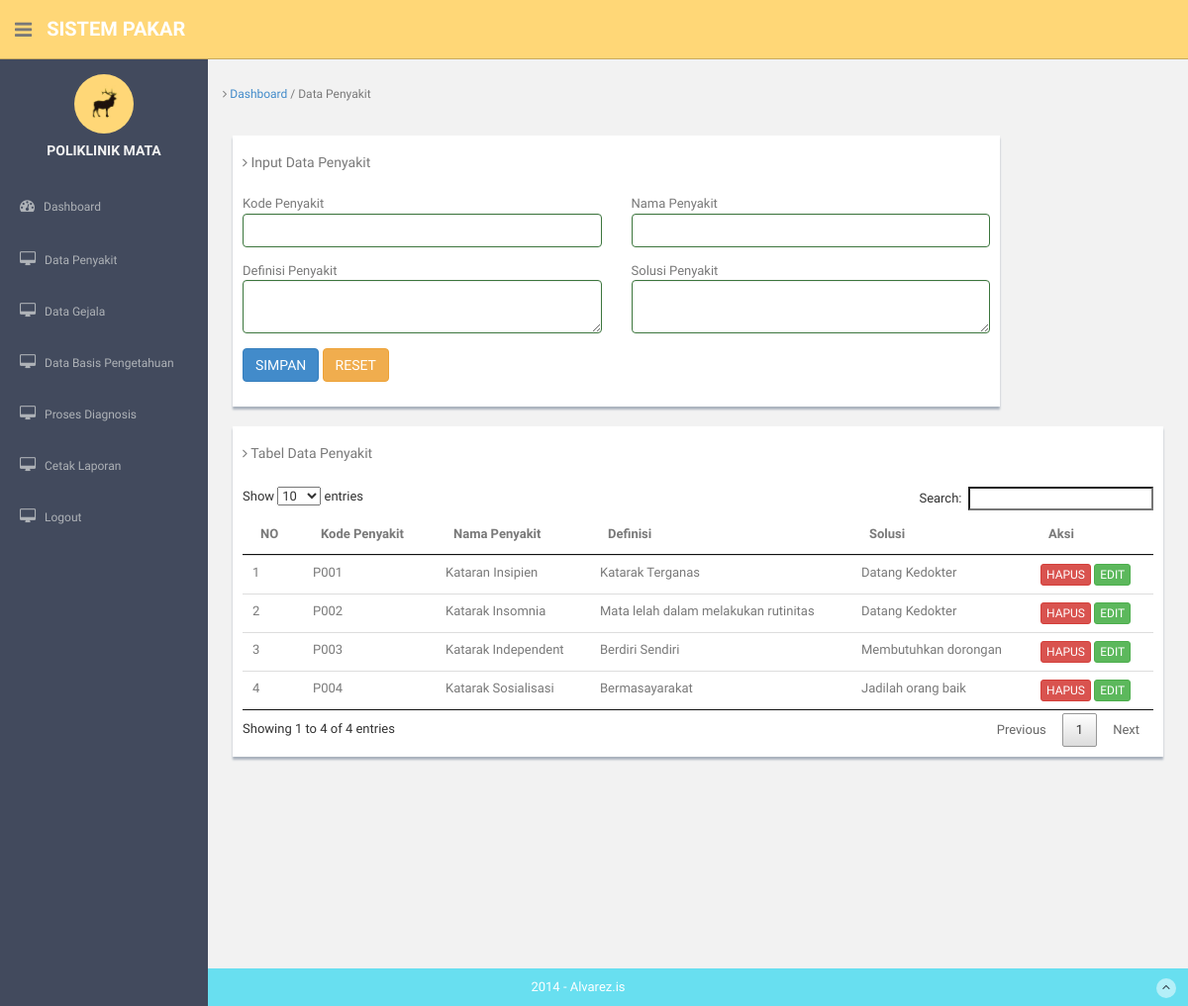
Page /admin/datapenyakit.php on the committed database.
### tables this page shows
CREATE TABLE IF NOT EXISTS `tbl_penyakit` (
  `kd_penyakit` varchar(20) NOT NULL,
  `nm_penyakit` varchar(100) NOT NULL,
  `definisi` varchar(100) NOT NULL,
  `solusi` text,
  PRIMARY KEY  (`kd_penyakit`)
);

### admin/datapenyakit.php (the view, shortened to what this page needs)
<!DOCTYPE html>
<html lang="en">
  <head>
    <?php include('function/css.php'); ?>
  </head>
  <body>
  <section id="container" >
      <header class="header black-bg">
              <div class="sidebar-toggle-box">
                  <div class="fa fa-bars tooltips" data-placement="right" data-original-title="Toggle Navigation"></div>
              </div>
            <a href="index.html" class="logo"><b><?php echo 'SISTEM PAKAR'; ?></b></a>
        </header>
      <?php include 'function/sidebar.php'; ?>
      <section id="main-content">
        <br/>
          <section class="wrapper site-min-height">
          	<h6 class="mb"><i class="fa fa-angle-right"></i> <a href="index.php"> Dashboard </a> / Data Penyakit</h6>
            <div class="row mt">
              <div class="col-lg-10">
                <div class="form-panel">
                      <h5 class="mb"><i class="fa fa-angle-right"></i> Input Data Penyakit</h5>
                          <form class="form-horizontal tasi-form" action="action/simpanpenyakit.php" method="post">
                              <div class="form-group has-success">
                                  <div class="col-lg-6">
                                      Kode Penyakit
                                      <input autofocus="off" name="kdpenyakit" type="text" autocomplete="off" autofocus="" name="kdgejala" class="form-control" id="inputSuccess">
                                  </div>
                                  <div class="col-lg-6">
                                      Nama Penyakit
                                      <input  type="text" name="nmpenyakit" autocomplete="off" name="nmgejala" class="form-control" id="inputSuccess">
                                  </div>
                              </div>
                              <div class="form-group has-success">
                                 <div class="col-lg-6">
                                      Definisi Penyakit
                                      <textarea name="dfpenyakit" class="form-control" name="definisi"></textarea>
                                  </div>
                                  <div class="col-lg-6">
                                      Solusi Penyakit
                                      <textarea name="slpenyakit" class="form-control" name="definisi"></textarea>
                                  </div>
                              </div>
                              <div class="form-group has-success">
                                  <div class="col-lg-12">
                                      <button class="btn btn-primary ">SIMPAN</button>
                                      <button class="btn btn-warning ">RESET</button>
                                  </div>
                              </div>
                          </form>
                </div>
              </div>
              <div class="col-lg-12">
                <div class="form-panel">
                      <h5 class="mb"><i class="fa fa-angle-right"></i> Tabel Data Penyakit</h5>
                      <table id="cecep" class="table">
                        <thead>
                          <tr>
                            <th>NO</th>
                            <th>Kode Penyakit</th>
                            <th>Nama Penyakit</th>
                            <th>Definisi</th>
                            <th>Solusi</th>
                            <th>Aksi</th>
                          </tr>
                        </thead>
                        <tbody>
                          <?php include '../function/connection.php'; ?>
                          <?php $no = 1; ?>
                          <?php $query = mysqli_query($connection, "SELECT * FROM tbl_penyakit ORDER BY kd_penyakit ASC"); ?>
                          <?php while($tampil = mysqli_fetch_array($query)){ ?>
                          <tr>
                            <td><?php echo $no++; ?> </td>
                            <td><?php echo $tampil['kd_penyakit']; ?></td>
                            <td><?php echo $tampil['nm_penyakit']; ?></td>
                            <td><?php echo $tampil['definisi']; ?></td>
                            <td><?php echo $tampil['solusi']; ?></td>
                            <td>
                              <a href="action/hapuspenyakit.php?kdpenyakit=<?php echo $tampil['kd_penyakit']; ?>"><button title="hapus data" class="btn btn-danger btn-xs">HAPUS</button></a>
                              <button class="btn btn-success btn-xs" data-toggle="modal" data-target="#myModal<?php echo $tampil['kd_penyakit']; ?>">EDIT</button>
                            </td>
                          </tr>
                          <?php } ?>
                        </tbody>
                      </table>
                </div>
              </div>
            </div>
		      </section>
    </section>
      <footer class="site-footer">
          <div class="text-center">
              2014 - Alvarez.is
              <a href="blank.html#" class="go-top">
                  <i class="fa fa-angle-up"></i>
              </a>
          </div>
      </footer>
  </section>
  </body>
</html>

### assets/css/style.css (style rules this page uses)
body { color: #797979; background: #f2f2f2; font-family: 'Ruda', sans-serif; padding: 0px !important; margin: 0px !important; font-size:13px; }
a, a:hover, a:focus { text-decoration: none; outline: none; }
#container { width: 100%; height: 100%; }
.mt { margin-top: 25px; }
.mb { margin-bottom: 25px; }
#main-content { margin-left: 210px; }
.header, .footer { min-height: 60px; padding: 0 15px; }
.header { position: fixed; left: 0; right: 0; z-index: 1002; }
.black-bg { background: #ffd777; border-bottom: 1px solid #c9aa5f; }
.wrapper { display: inline-block; margin-top: 60px; padding-left: 15px; padding-right: 15px; padding-bottom: 15px; padding-top: 0px; width: 100%; }
a.logo { font-size: 20px; color: #ffffff; float: left; margin-top: 15px; text-transform: uppercase; }
a.logo b { font-weight: 900; }
.sidebar-toggle-box { float: left; padding-right: 15px; margin-top: 20px; }
.sidebar-toggle-box .fa-bars { cursor: pointer; display: inline-block; font-size: 20px; }
.form-panel { background: #ffffff; margin: 10px; padding: 10px; box-shadow: 0px 3px 2px #aab2bd; text-align: left; }
.site-footer { background: #68dff0; color: #fff; padding: 10px 0; }
.go-top { margin-right: 1%; float: right; background: rgba(255,255,255,.5); width: 20px; height: 20px; border-radius: 50%; -webkit-border-radius: 50%; }
.go-top i { color: #2A3542; }
.site-min-height { min-height: 900px; }

### rows in the picture
tbl_penyakit: kd_penyakit "P001", nm_penyakit "Kataran Insipien", definisi "Katarak Terganas", solusi "Datang Kedokter"
tbl_penyakit: kd_penyakit "P002", nm_penyakit "Katarak Insomnia", definisi "Mata lelah dalam melakukan rutinitas", solusi "Datang Kedokter"
tbl_penyakit: kd_penyakit "P003", nm_penyakit "Katarak Independent", definisi "Berdiri Sendiri", solusi "Membutuhkan dorongan"
tbl_penyakit: kd_penyakit "P004", nm_penyakit "Katarak Sosialisasi", definisi "Bermasayarakat", solusi "Jadilah orang baik"
